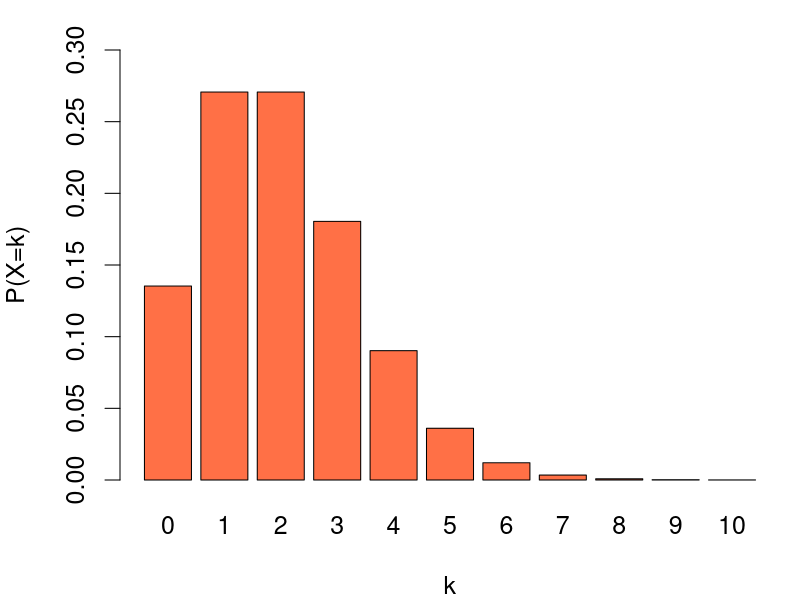

Here is the R script that generated this plot:
# Poisson distribution
# Po(2)

par(mai=c(1.2,1.2,0.5,0.2), cex=1.5)
barplot(dpois(0:10, 2), names.arg=0:10, ylim=c(0.0,0.3),
        col=c("#FF7046"), xlab="k", ylab="P(X=k)")

